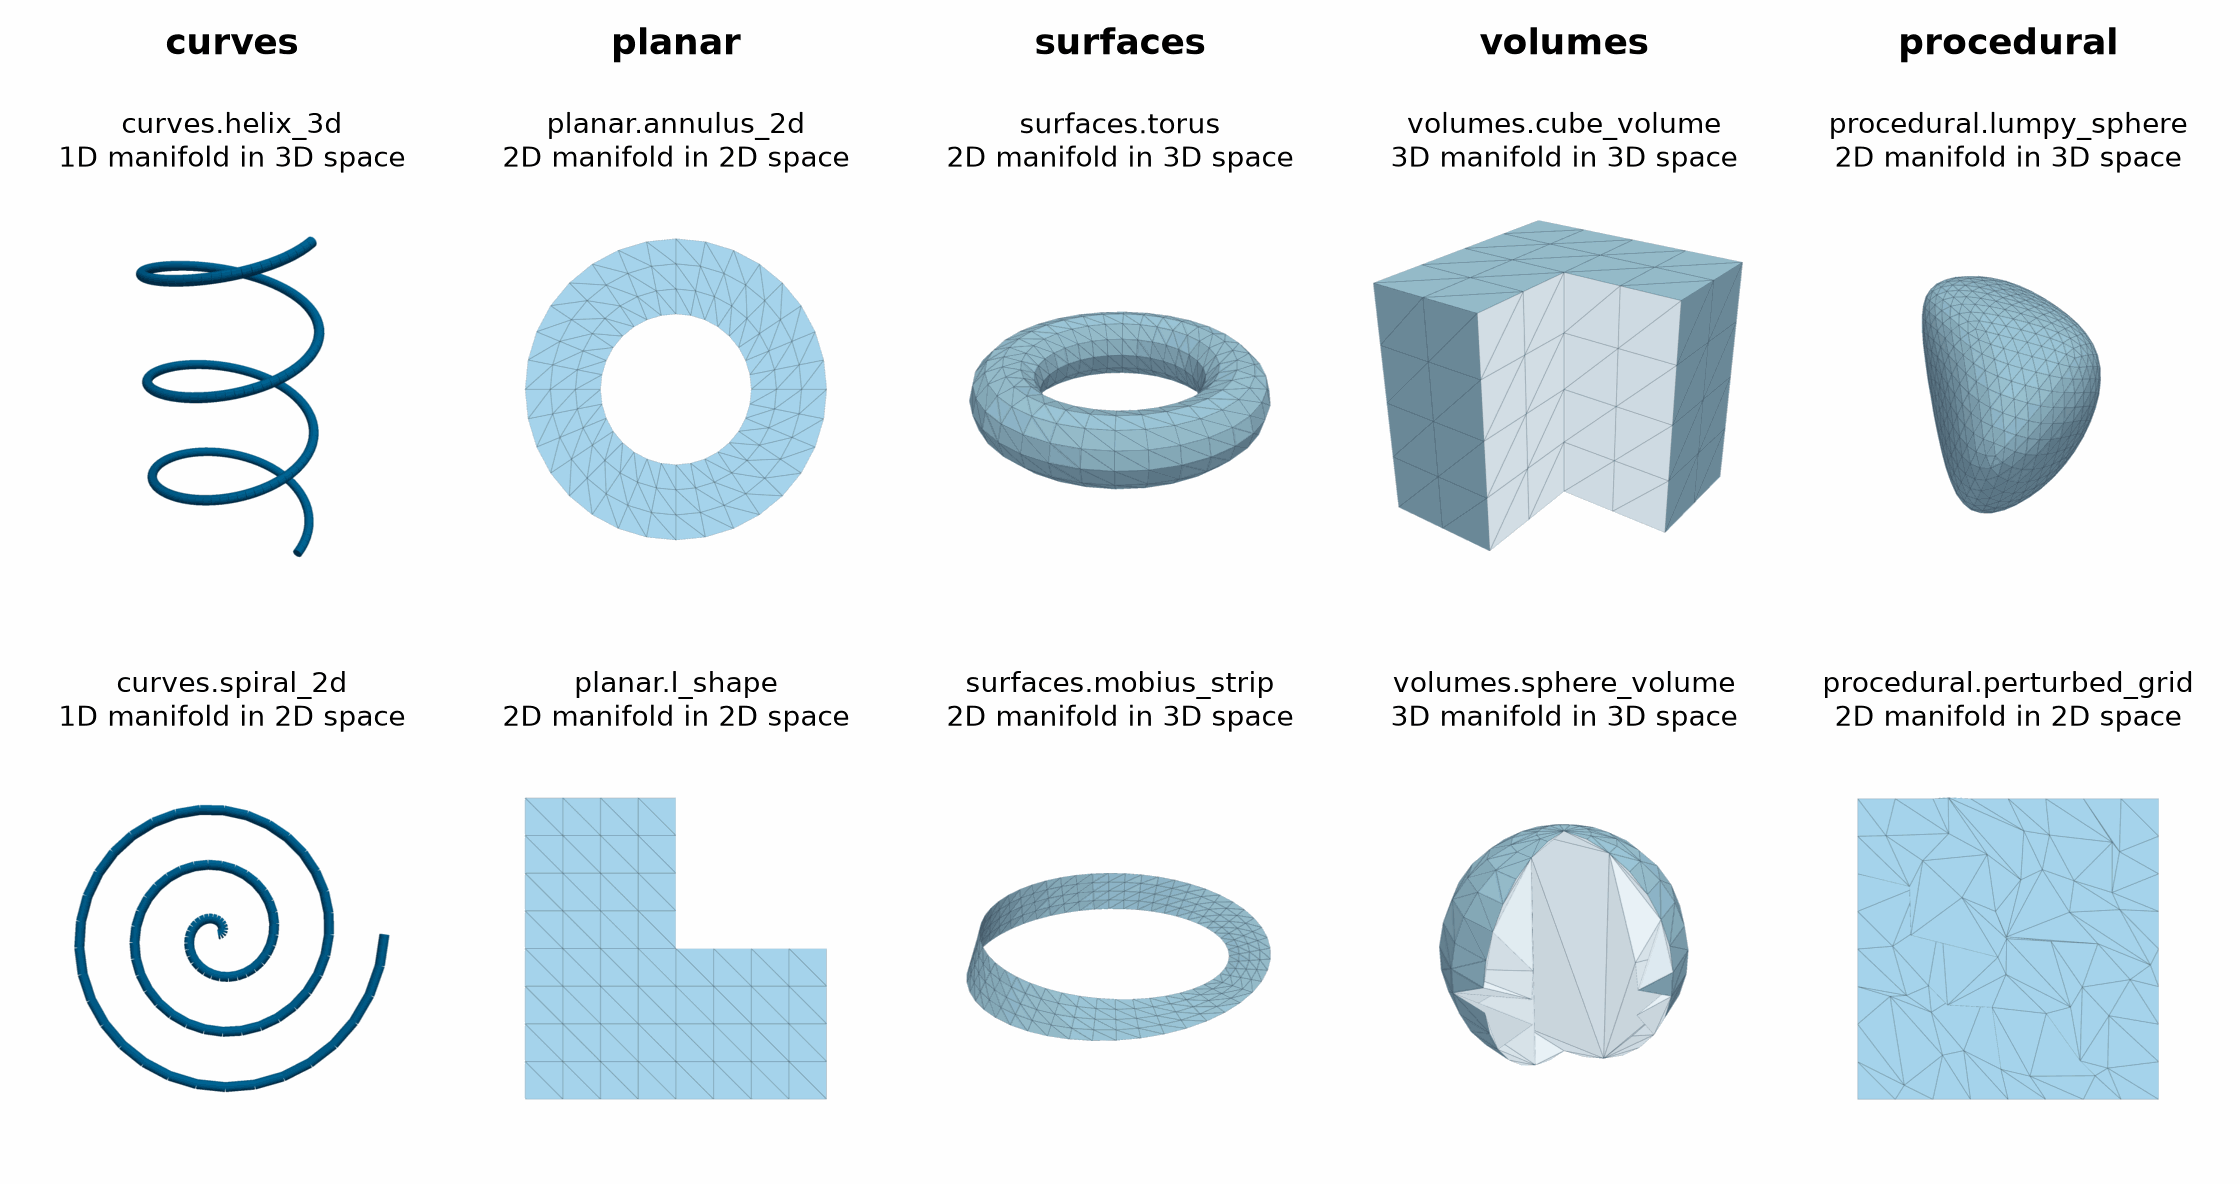

Write the Python code that produced this figure.
# SPDX-FileCopyrightText: Copyright (c) 2023 - 2026 NVIDIA CORPORATION & AFFILIATES.
# SPDX-FileCopyrightText: All rights reserved.
# SPDX-License-Identifier: Apache-2.0
#
# Licensed under the Apache License, Version 2.0 (the "License");
# you may not use this file except in compliance with the License.
# You may obtain a copy of the License at
#
# http://www.apache.org/licenses/LICENSE-2.0
#
# Unless required by applicable law or agreed to in writing, software
# distributed under the License is distributed on an "AS IS" BASIS,
# WITHOUT WARRANTIES OR CONDITIONS OF ANY KIND, either express or implied.
# See the License for the specific language governing permissions and
# limitations under the License.

"""Render a gallery of primitives, one column per family."""

from pathlib import Path

import matplotlib

matplotlib.use("Agg")

import matplotlib.pyplot as plt
import pyvista as pv
import torch
from PIL import Image

from physicsnemo.mesh.io import to_pyvista
from physicsnemo.mesh.primitives import curves, planar, procedural, surfaces, volumes

pv.OFF_SCREEN = True

OUTPUT = Path(__file__).parent / "primitives_gallery.png"

MESH_COLOR = "#9ecae1"
EDGE_COLOR = "#304050"
CURVE_COLOR = "#0072b2"
CUT_COLOR = "#e3f0f8"  # a lighter tint of MESH_COLOR for the faces on a cut
VIEW_VECTOR = (1.0, -1.4, 0.9)

GALLERY = {
    "curves": [
        ("curves.helix_3d", curves.helix_3d.load(height=4.0, n_points=200)),
        ("curves.spiral_2d", curves.spiral_2d.load()),
    ],
    "planar": [
        ("planar.annulus_2d", planar.annulus_2d.load(n_radial=4, n_angular=32)),
        ("planar.l_shape", planar.l_shape.load(subdivisions=4)),
    ],
    "surfaces": [
        ("surfaces.torus", surfaces.torus.load(n_major=32, n_minor=12)),
        ("surfaces.mobius_strip", surfaces.mobius_strip.load()),
    ],
    "volumes": [
        ("volumes.cube_volume", volumes.cube_volume.load(subdivisions=4)),
        ("volumes.sphere_volume", volumes.sphere_volume.load(resolution=16)),
    ],
    "procedural": [
        ("procedural.lumpy_sphere", procedural.lumpy_sphere.load(subdivisions=3)),
        ("procedural.perturbed_grid", procedural.perturbed_grid.load(n_x=9, n_y=9)),
    ],
}

plt.rcParams.update({"font.size": 13})


def _keys(triangles):
    """One integer per triangle, independent of the vertex order."""

    a, b, c = triangles.sort(dim=1).values.long().unbind(1)
    return (a * 2**20 + b) * 2**20 + c


def _render(mesh):
    """Render one primitive: top-down in 2D, oblique in 3D, cut open if solid."""

    plotter = pv.Plotter(window_size=(700, 700))
    plotter.enable_anti_aliasing("ssaa")
    style = {
        "show_edges": True,
        "edge_color": EDGE_COLOR,
        "line_width": 0.6,
        "lighting": mesh.n_spatial_dims == 3,
        "ambient": 0.35,
        "diffuse": 0.7,
    }
    if mesh.n_manifold_dims == 1:
        dataset = to_pyvista(mesh)
        plotter.add_mesh(dataset.tube(radius=0.012 * dataset.length), color=CURVE_COLOR)
    elif mesh.n_manifold_dims == 3:
        # Cut the solid open: drop the tetrahedra in the quarter that faces the
        # camera, then draw the outer skin and the faces on the cut apart, so
        # that the cut shows in a lighter tint.
        offsets = mesh.cell_centroids - mesh.points.mean(dim=0)
        kept = mesh.slice_cells(~((offsets[:, 0] > 0.0) & (offsets[:, 1] < 0.0)))
        exposed = kept.get_boundary_mesh()
        on_skin = torch.isin(
            _keys(exposed.cells), _keys(mesh.get_boundary_mesh().cells)
        )
        plotter.add_mesh(
            to_pyvista(exposed.slice_cells(on_skin)), color=MESH_COLOR, **style
        )
        # Mostly ambient light keeps the cut light and even, though its faces
        # point many ways.
        cut_style = {**style, "ambient": 0.8, "diffuse": 0.25, "specular": 0.0}
        plotter.add_mesh(
            to_pyvista(exposed.slice_cells(~on_skin)), color=CUT_COLOR, **cut_style
        )
    else:
        plotter.add_mesh(to_pyvista(mesh), color=MESH_COLOR, **style)
    plotter.set_background("white")
    if mesh.n_spatial_dims == 2:
        plotter.view_xy()
    else:
        plotter.view_vector(VIEW_VECTOR, viewup=(0.0, 0.0, 1.0))
    plotter.reset_camera()
    plotter.camera.zoom(1.05)
    image = plotter.screenshot(return_img=True)
    plotter.close()
    return image


def main():
    """Generate the documentation image."""

    figure, axes = plt.subplots(2, len(GALLERY), figsize=(14.0, 7.4))
    for column, (family, entries) in enumerate(GALLERY.items()):
        for row, (name, mesh) in enumerate(entries):
            axis = axes[row, column]
            axis.imshow(_render(mesh))
            axis.set_title(
                f"{name}\n{mesh.n_manifold_dims}D manifold in "
                f"{mesh.n_spatial_dims}D space",
                fontsize=12.5,
            )
            axis.set_axis_off()
        axes[0, column].annotate(
            family,
            xy=(0.5, 1.3),
            xycoords="axes fraction",
            ha="center",
            fontsize=16,
            fontweight="bold",
        )
    figure.subplots_adjust(
        left=0.01, right=0.99, bottom=0.01, top=0.86, wspace=0.06, hspace=0.25
    )
    figure.savefig(OUTPUT, dpi=160, facecolor="white")
    # A 256-color palette keeps the file small and looks the same.
    Image.open(OUTPUT).convert("RGB").quantize(
        colors=256, method=Image.Quantize.FASTOCTREE
    ).save(OUTPUT, optimize=True)
    plt.close(figure)
    print(f"Saved {OUTPUT}")


if __name__ == "__main__":
    main()
